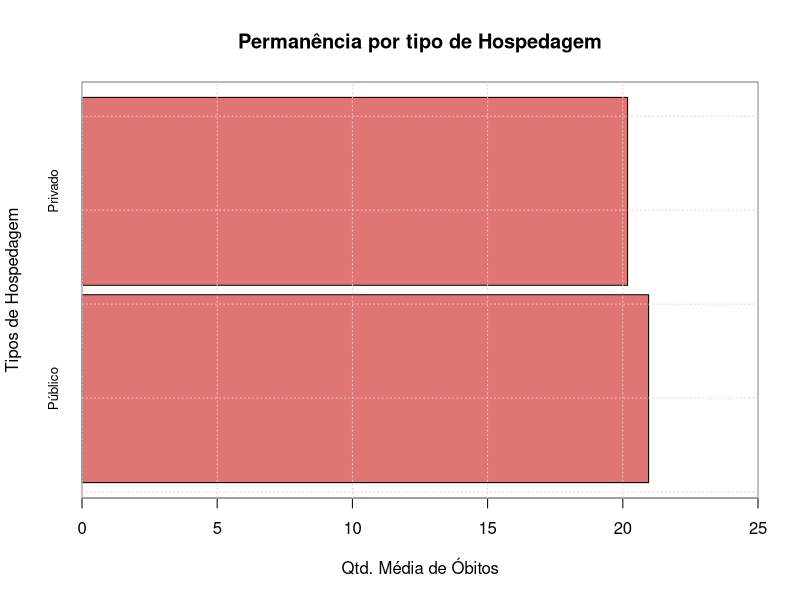

Generate this figure with R:
library(readxl)
library(dplyr)

worksheet <- read_excel("./dados/covid_19_bauru_mortes.xlsx")

data_tp_privado <- worksheet %>% filter(tipo_hosp=="privado")
data_tp_publico <- worksheet %>% filter(tipo_hosp=="público")

entrada_pv <- data_tp_privado$'inicio_sintoma'
obito_pv <- data_tp_privado$'data_obito'

entrada_pb <- data_tp_publico$'inicio_sintoma'
obito_pb <- data_tp_publico$'data_obito'
#####################################
trocaNegativo <- function(x) {
  x[x < 0] <- 0
  x
}

#privada
diff_dias_pv <- difftime(as.Date(obito_pv), as.Date(entrada_pv), units = "days")

dias_pv <- na.omit(diff_dias_pv)

dados_pv <- c(trocaNegativo(dias_pv))

media_pv <- mean(dados_pv)

#Publica
diff_dias_pb <- difftime(as.Date(obito_pb), as.Date(entrada_pb), units = "days")

dias_pb <- na.omit(diff_dias_pb)

dados_pb <- c(trocaNegativo(dias_pb))

media_pb <- mean(dados_pb)

paste("Hospedagem Pública (Dias de Permanênica)")
dados_pb
paste("Hospedagem Privada (Dias de Permanênica)")
dados_pv

paste("Média permanência em Hospedagem Pública em dias: ", media_pb)
paste("Média permanência em Hospedagem Privada em dias: ", media_pv)

######################################
dados <- c(media_pb, media_pv)
nomes <- names(dados) <- c("Público", "Privado")

png(filename = "./graficos/internacao-fig1.png", width = 1000, height = 600)
barplot(as.vector(dados), main="Permanência por tipo de Hospedagem", 
        ylab="Tipos de Hospedagem", xlab="Qtd. Média de Óbitos", 
        names.arg = nomes, 
        xlim=range(pretty(c(3, dados))), 
        cex.names = 0.8, 
        xaxs = "i", 
        col=rgb(0.8,0.1,0.1,0.6), 
        space=0.05, 
        horiz=TRUE)
box(lwd=1.5, col='darkgray')
grid(col='pink')
dev.off()
